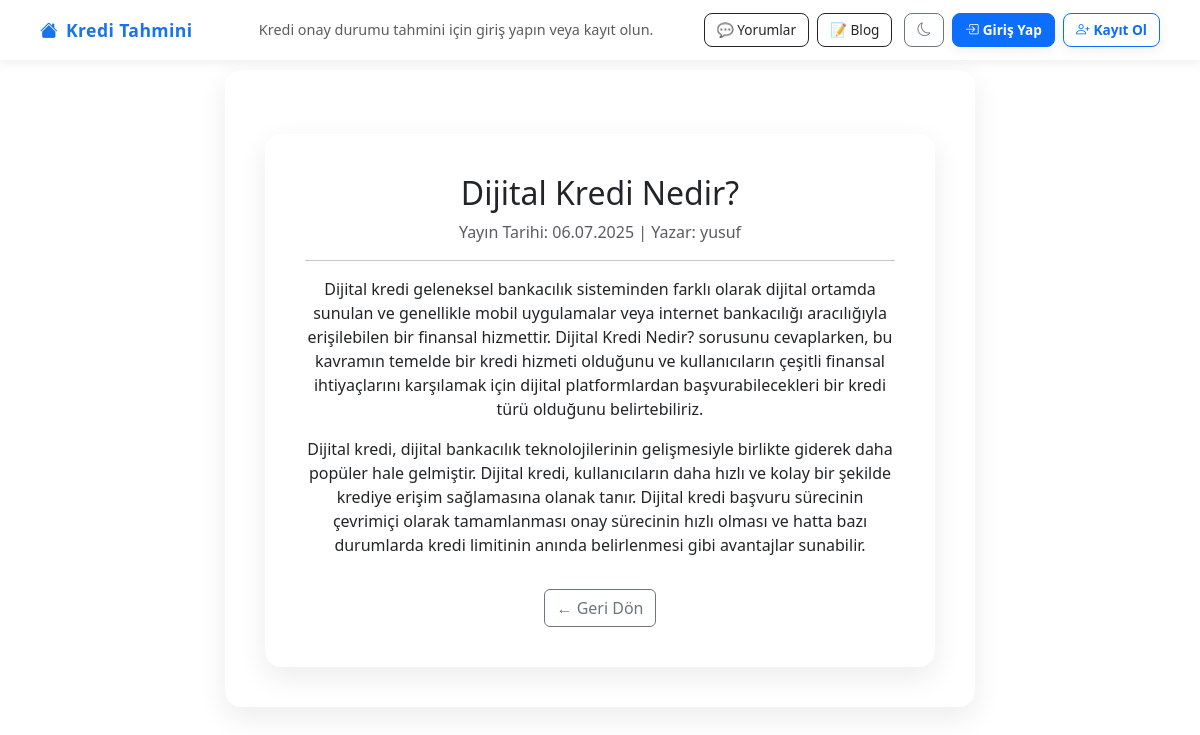
Page /blog/dijital-kredi-nedir/ on the committed database.
### hesap/models.py (models this page shows, shortened)
class BlogPost(models.Model):
    baslik = models.CharField(max_length=200)
    icerik = models.TextField()
    yazar = models.ForeignKey(User, on_delete=models.CASCADE)
    yayin_tarihi = models.DateTimeField(auto_now_add=True)
    slug = models.SlugField(unique=True, max_length=200)
    class Meta:
        ordering = ['-yayin_tarihi']

### hesap/views.py (the view)
# urls.py: path('blog/<slug:slug>/', views.blog_detay, name='blog_detay'),
def blog_detay(request, slug):
    yazi = get_object_or_404(BlogPost, slug=slug)
    return render(request, 'hesap/blog_detay.html', {'yazi': yazi})

### templates/hesap/blog_detay.html
{% extends 'base.html' %}
{% block content %}
<div class="container mt-4">
    <h2>{{ yazi.baslik }}</h2>
    <p class="text-muted">Yayın Tarihi: {{ yazi.yayin_tarihi|date:"d.m.Y" }} | Yazar: {{ yazi.yazar }}</p>
    <hr>
    <p>{{ yazi.icerik|linebreaks }}</p>
    <a href="{% url 'blog_list' %}" class="btn btn-outline-secondary mt-3">← Geri Dön</a>
</div>
{% endblock %}

### static/css/style.css (style rules this page uses)
body { background-color: #f0f2f5; font-family: 'Segoe UI', Tahoma, Geneva, Verdana, sans-serif; margin: 0; padding: 0; scroll-behavior: smooth; color: #212529; }
.container { background: #ffffff; padding: 40px; border-radius: 16px; box-shadow: 0 10px 30px rgba(0, 0, 0, 0.08); margin-top: 100px; max-width: 750px; text-align: center; }

### templates/base.html (style rules this page uses)
body { margin-top: 70px; background-color: var(--bs-body-bg); font-family: 'Segoe UI', Tahoma, Geneva, Verdana, sans-serif; }

### rows in the picture
BlogPost: baslik "Dijital Kredi Nedir?", yayin_tarihi "06.07.2025", yazar "yusuf", icerik "Dijital kredi geleneksel bankacılık sisteminden farklı olarak dijital ortamda sunulan ve genellikle mobil uygulamalar veya internet bankacılığı aracılığıyla erişilebilen bir finansal hizmettir. Dijital Kredi Nedir? sorusunu cevaplarken, bu kavramın temelde bir kredi hizmeti olduğunu ve kullanıcıların çeşitli finansal ihtiyaçlarını karşılamak için dijital platformlardan başvurabilecekleri bir kredi türü olduğunu belirtebiliriz. Dijital kredi, dijital bankacılık teknolojilerinin gelişmesiyle birlikte giderek daha popüler hale gelmiştir. Dijital kredi, kullanıcıların daha hızlı ve kolay bir şekilde krediye erişim sağlamasına olanak tanır. Dijital kredi başvuru sürecinin çevrimiçi olarak…"
